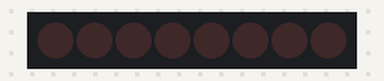
Bench run of a sketch on a simulated Arduino Uno, built with avr-gcc and run on an emulated ATmega328P. Parts: 8 shift-register outputs drawn as a row of LEDs (first output left, lit = HIGH). Wiring (inferred from the names in the program): shift register (74HC595): data pin 11; shift clock pin 12; latch pin 8. Wiring (inferred from the signals the program sends): row of LEDs: on Q0, Q1, Q2, Q3, Q4, Q5, Q6, Q7.

Above: at 0.2 s.
At 0.75 s:
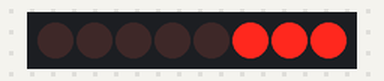
At 0.95 s:
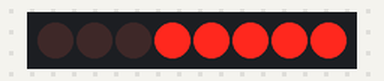
At 1.25 s:
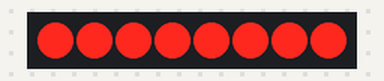
At 1.85 s:
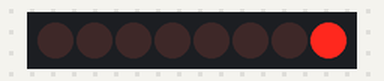
At 2.4 s:
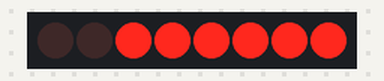
Timing chart, 0 to 3.0 s (numbered marks = the images above):
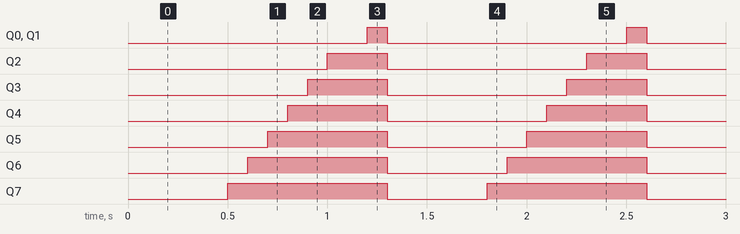

Measured:
- by itself, Q0, Q1: alternates HIGH for 0.10 s and LOW for 1.2 s
- by itself, Q2: alternates HIGH for 0.30 s and LOW for 1.0 s
- by itself, Q3: alternates HIGH for 0.40 s and LOW for 0.90 s
- by itself, Q4: alternates HIGH for 0.50 s and LOW for 0.80 s
- by itself, Q5: alternates HIGH for 0.60 s and LOW for 0.70 s
- by itself, Q6: alternates HIGH for 0.70 s and LOW for 0.60 s
- by itself, Q7: alternates HIGH for 0.80 s and LOW for 0.50 s

The sketch:

74HC595_LEDs_test.ino
```cpp
/*
 * Shift Register Example for 74HC595 shift register
 *
 * Carlos Castellanos
 * August 20, 2020
 *
 */


/***********************
=== PIN DEFINITIONS ===
***********************/
// Arduino pin connected to latch pin (RCLK) of 74HC595
const int latchPin = 8;
// Arduino pin connected to clock pin (SRCLK) of 74HC595
const int clockPin = 12;
// Arduino pin connected to the serial input pin (SER) of 74HC595
const int dataPin = 11;

// an array of bytes (in binary) representing an LED on/off sequence
const byte seq[8] = {B00000001, B00000011, B00000111, B00001111, B00011111, B00111111, B0111111, B11111111};

const int seqDelay = 400;   // delay between each full sequence
const int stepDelay = 100;  // delay between each sequence step

void setup() {
  // set pins to output because they are addressed in the main loop
  pinMode(latchPin, OUTPUT);
  pinMode(dataPin, OUTPUT);
  pinMode(clockPin, OUTPUT);
}

void loop() {
  updateShiftRegister(0);         // turn off all LEDs
  delay(seqDelay);
  for(int i=0; i<8; i++) {
    updateShiftRegister(seq[i]);  // loop through the seq array and update the shift register
  }
}

void updateShiftRegister(byte b) {
  digitalWrite(latchPin, LOW);              // pull latch LOW to start sending data into the memory register
  shiftOut(dataPin, clockPin, LSBFIRST, b); // send the data
  digitalWrite(latchPin, HIGH);             // pull latch HIGH to copy values to the latch register and send out
  delay(stepDelay);
}
```
